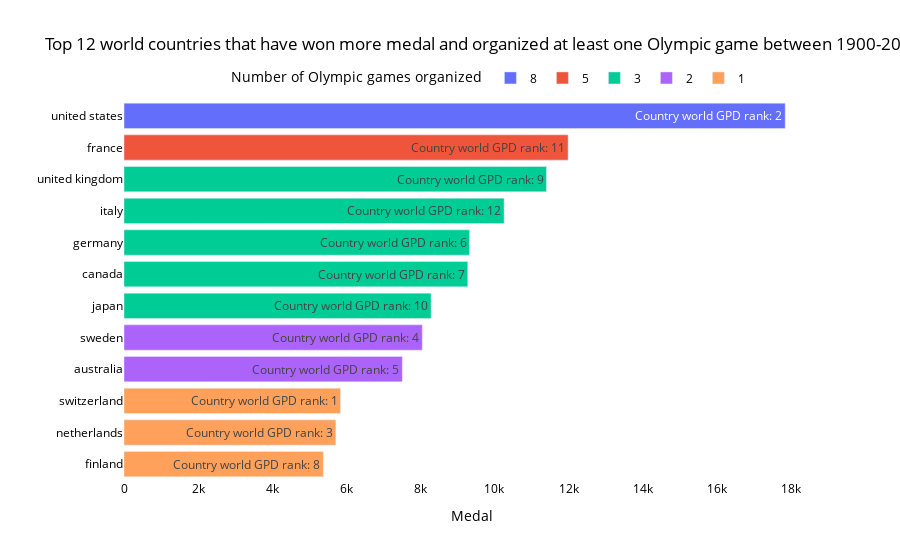

Write notebook code for a chart like this one.
### Code cell
cont = newdf.groupby('Country')['Country'].value_counts()
l = pd.unique(newdf['Country'].sort_values())
pfd = pd.DataFrame({'Team':l, 'count':cont.values})
tmp = df.groupby(['Team'])['Medal'].agg('count').dropna()
df5 = pd.DataFrame(tmp).reset_index()

l = df5.merge(pfd, how='right').dropna()
l =l.sort_values(by=['Medal'],ascending=False)
l["count"] = l["count"].astype("category")
l = l.head(12)
pg =gpd[gpd['Country Name'].isin(list(l['Team']))]
pg = pg.sort_values(by=[2016,2015],ascending=False)
pfd = pd.DataFrame({'Team':list(pg['Country Name'].head(12)), 'Oder':[i for i in range(1,13)]})
ll = l.merge(pfd, how='right').dropna()
ll =ll.sort_values(by=['Medal'],ascending=False)

o = ll['Oder'].values.astype(str) # record the worlg GPD rank of the country

rank=["{in1} {in2}".format(in1='Country world GPD rank:', in2=o[i]) for i in range(len(o))]
ll['rank']=rank
fig = px.bar(ll, x="Medal", y="Team", color="count",text='rank',
             title="Top 12 world countries that have won more medal and organized at least one Olympic game between 1900-2016.",
labels={ # replaces default labels by column name
                "count": "Number of Olympic games organized"
            })
fig.update_layout({
'plot_bgcolor': 'rgba(0, 0, 0, 0)',
'paper_bgcolor': 'rgba(0, 0, 0, 0)',
})
fig.update_layout(yaxis=dict(autorange="reversed"), legend_title_font_color="black",
                  font_color="black",
    title_font_color="black",)
fig.update_yaxes(title_text='')
fig.update_layout(legend=dict(
    orientation="h",
    yanchor='bottom',
    y=1.02,
    xanchor="right",
    x=0.9
))
fig.show()

### Figure 1 — Plotly figure (JSON) as saved in the notebook; plotly's stock layout.template omitted (floating-point values rounded to 4 significant figures)
{"data": [{"alignmentgroup": "True", "hovertemplate": "Number of Olympic games organized=8<br>Medal=%{x}<br>Team=%{y}<br>rank=%{text}<extra></extra>", "legendgroup": "8", "marker": {"color": "#636efa", "pattern": {"shape": ""}}, "name": "8", "offsetgroup": "8", "orientation": "h", "showlegend": true, "text": ["Country world GPD rank: 2"], "textposition": "auto", "type": "bar", "x": [17847], "xaxis": "x", "y": ["united states"], "yaxis": "y"}, {"alignmentgroup": "True", "hovertemplate": "Number of Olympic games organized=5<br>Medal=%{x}<br>Team=%{y}<br>rank=%{text}<extra></extra>", "legendgroup": "5", "marker": {"color": "#EF553B", "pattern": {"shape": ""}}, "name": "5", "offsetgroup": "5", "orientation": "h", "showlegend": true, "text": ["Country world GPD rank: 11"], "textposition": "auto", "type": "bar", "x": [11988], "xaxis": "x", "y": ["france"], "yaxis": "y"}, {"alignmentgroup": "True", "hovertemplate": "Number of Olympic games organized=3<br>Medal=%{x}<br>Team=%{y}<br>rank=%{text}<extra></extra>", "legendgroup": "3", "marker": {"color": "#00cc96", "pattern": {"shape": ""}}, "name": "3", "offsetgroup": "3", "orientation": "h", "showlegend": true, "text": ["Country world GPD rank: 9", "Country world GPD rank: 12", "Country world GPD rank: 6", "Country world GPD rank: 7", "Country world GPD rank: 10"], "textposition": "auto", "type": "bar", "x": [11404, 10260, 9326, 9279, 8289], "xaxis": "x", "y": ["united kingdom", "italy", "germany", "canada", "japan"], "yaxis": "y"}, {"alignmentgroup": "True", "hovertemplate": "Number of Olympic games organized=2<br>Medal=%{x}<br>Team=%{y}<br>rank=%{text}<extra></extra>", "legendgroup": "2", "marker": {"color": "#ab63fa", "pattern": {"shape": ""}}, "name": "2", "offsetgroup": "2", "orientation": "h", "showlegend": true, "text": ["Country world GPD rank: 4", "Country world GPD rank: 5"], "textposition": "auto", "type": "bar", "x": [8052, 7513], "xaxis": "x", "y": ["sweden", "australia"], "yaxis": "y"}, {"alignmentgroup": "True", "hovertemplate": "Number of Olympic games organized=1<br>Medal=%{x}<br>Team=%{y}<br>rank=%{text}<extra></extra>", "legendgroup": "1", "marker": {"color": "#FFA15A", "pattern": {"shape": ""}}, "name": "1", "offsetgroup": "1", "orientation": "h", "showlegend": true, "text": ["Country world GPD rank: 1", "Country world GPD rank: 3", "Country world GPD rank: 8"], "textposition": "auto", "type": "bar", "x": [5844, 5718, 5379], "xaxis": "x", "y": ["switzerland", "netherlands", "finland"], "yaxis": "y"}], "layout": {"barmode": "relative", "font": {"color": "black"}, "legend": {"orientation": "h", "title": {"font": {"color": "black"}, "text": "Number of Olympic games organized"}, "tracegroupgap": 0, "x": 0.9, "xanchor": "right", "y": 1.02, "yanchor": "bottom"}, "paper_bgcolor": "rgba(0, 0, 0, 0)", "plot_bgcolor": "rgba(0, 0, 0, 0)", "title": {"font": {"color": "black"}, "text": "Top 12 world countries that have won more medal and organized at least one Olympic game between 1900-2016."}, "xaxis": {"anchor": "y", "domain": [0, 1], "title": {"text": "Medal"}}, "yaxis": {"anchor": "x", "autorange": "reversed", "domain": [0, 1], "title": {"text": ""}}}}
